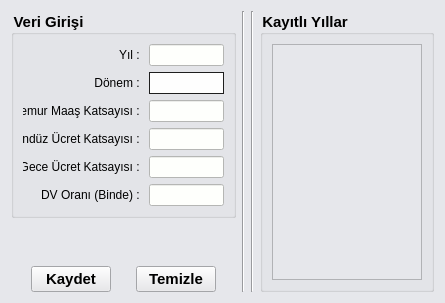
<?xml version="1.0" encoding="UTF-8"?>
<ui version="4.0">
 <class>Form</class>
 <widget class="QWidget" name="Form">
  <property name="geometry">
   <rect>
    <x>0</x>
    <y>0</y>
    <width>445</width>
    <height>303</height>
   </rect>
  </property>
  <property name="font">
   <font>
    <pointsize>11</pointsize>
    <weight>75</weight>
    <bold>true</bold>
   </font>
  </property>
  <property name="windowTitle">
   <string>Form</string>
  </property>
  <property name="styleSheet">
   <string notr="true">/*Copyright (c) DevSec Studio. All rights reserved.

MIT License

Permission is hereby granted, free of charge, to any person obtaining a copy
of this software and associated documentation files (the &quot;Software&quot;), to deal
in the Software without restriction, including without limitation the rights
to use, copy, modify, merge, publish, distribute, sublicense, and/or sell
copies of the Software, and to permit persons to whom the Software is
furnished to do so, subject to the following conditions:

The above copyright notice and this permission notice shall be included in all
copies or substantial portions of the Software.

THE SOFTWARE IS PROVIDED *AS IS*, WITHOUT WARRANTY OF ANY KIND, EXPRESS OR
IMPLIED, INCLUDING BUT NOT LIMITED TO THE WARRANTIES OF MERCHANTABILITY,
FITNESS FOR A PARTICULAR PURPOSE AND NONINFRINGEMENT. IN NO EVENT SHALL THE
AUTHORS OR COPYRIGHT HOLDERS BE LIABLE FOR ANY CLAIM, DAMAGES OR OTHER
LIABILITY, WHETHER IN AN ACTION OF CONTRACT, TORT OR OTHERWISE, ARISING FROM,
OUT OF OR IN CONNECTION WITH THE SOFTWARE OR THE USE OR OTHER DEALINGS IN THE SOFTWARE.
*/

QWidget{
	background-color: #e6e7eb;
}

/*-----QLabel-----*/
QLabel
{
	background-color: transparent;
	color: #000000;
	border-color: #000000;

}


/*-----QMenuBar-----*/
QMenuBar
{
	background-color: #d6e1f0;
	color: #000;

}


QMenuBar::disabled
{
	background-color: #404040;
	color: #656565;
	border-color: #051a39;

}


QMenuBar::item
{
    background-color: transparent;

}


QMenuBar::item:selected
{
    background-color: #a7dfff;
	color: #000;

}


QMenuBar::item:pressed
{
    background-color: #98daff;
    border: 1px solid #000;
    margin-bottom: -1px;
    padding-bottom: 1px;

}


/*-----QMenu-----*/
QMenu
{
    background-color: #beccde;
    border: 1px solid;
    color: #000;

}


QMenu QWidget{
	background-color: transparent;

}


QMenu::separator
{
    height: 1px;
    background-color: #6d8eff;
    color: #ffffff;
    padding-left: 4px;
    margin-left: 10px;
    margin-right: 5px;

}


QMenu::item
{
    min-width : 150px;
    padding: 3px 20px 3px 20px;

}


QMenu::item:selected
{
    background-color: #d6e1f0;
    color: #000;

}


QMenu::item:disabled
{
    color: #262626;

}


/*-----QToolBar-----*/
QToolBar
{
	background-color: #d6e1f0;
	color: #ffffff;
	border-color: #000000;

}


/*-----QToolButton-----*/
QToolButton
{
	background-color: #d6e1f0;
	color: #ffffff;
	border-color: #000000;

}


QToolButton::hover
{
	background-color: #f0f5f3;
	color: #ffffff;
	border: none;

}


QToolButton::checked:hover
{
	background-color: #5cc4ff;
	color: #ffffff;
	border: none;

}


QToolButton::pressed
{
	background-color: #5cc4ff;
	color: #ffffff;
	border: none;

}


QToolButton::checked
{
	background-color: #5cc4ff;
	color: #ffffff;
	border: none;
	show-decoration-selected: 0;
	outline: 0;

}


/*-----QToolTip-----*/
QToolTip
{
    border: 1px solid black;
    background-color: #b2c1d5;
    border-radius: 0px;
    color: #000;
}


/*-----QLineEdit-----*/
QLineEdit{
	background-color: #fefffc;
	color: #000;

}


/*-----QTextEdit-----*/
QTableWidget{
	background-color: #fff;
	padding: 10px;
	
}


/*-----QComboBox-----*/
QComboBox
{
    background-color: #fefefe;
    border: 1px solid #1e1e1e;
    border-radius: 0px;
    padding-left: 6px;
    color: #000;
    height: 20px;

}


QComboBox:on
{
	background-color: #fefefe;

}


QComboBox QAbstractItemView
{
    background-color: #dcdcdf;
    color: #000;
    border: 1px solid black;
    selection-background-color: #217346;
    selection-color: #dcdcdf;
    outline: 0;

}


QComboBox::drop-down
{
    subcontrol-origin: padding;
    subcontrol-position: top right;
    width: 15px;
    border-left-width: 0px;
    border-left-color: darkgray;
    border-left-style: solid; 
    border-top-right-radius: 3px; 
    border-bottom-right-radius: 3px;

}


QComboBox::down-arrow
{
	image: url(&quot;./ressources/down_arrow.png&quot;);
	width:8px;
	height:8px;

}


/*-----QSpinBox-----*/
QSpinBox
{
    background-color: #fefefe;
    border-width: 1px;
    border-color: #1e1e1e;
    border-style: solid;
    color: #000;
    padding: 2px;
    selection-background-color: #4e4e8f;

}


QSpinBox::up-button, 
QSpinBox::down-button
{
    background-color: #fefefe;

}


QSpinBox::up-button:hover, 
QSpinBox::down-button:hover
{
    background-color: #fefefe;

}


QSpinBox::up-button:pressed, 
QSpinBox::down-button:pressed
{
    background-color: #ebebeb;
    border: 1px solid #ebebeb;

}


QSpinBox::down-arrow
{
    image: url(&quot;./ressources/down_arrow.png&quot;);
    width: 7px;

}


QSpinBox::up-arrow
{
    image: url(&quot;./ressources/up_arrow.png&quot;);
    width: 7px;

}


/*-----QSlider-----*/
QSlider 
{
    background-color: transparent;
    padding: 2px;

}

QSlider::groove:horizontal 
{
	subcontrol-origin: content;
	background-color: transparent;
	height: 15px;

}

QSlider::handle:horizontal 
{
    background-color: #4ebfff;
    width: 15px;
    border-radius: 7px;

}

QSlider::sub-page:horizontal 
{
    background-color: #999;
    margin: 5px;
    border-radius: 5px;

}

QSlider::add-page:horizontal 
{
    background-color: #666;
    margin: 5px;
    border-radius: 5px;

}


/*-----QScrollBar-----*/
QScrollBar:horizontal 
{
    background-color: #beccde;
	border: 1px solid darkgray;
    height: 15px;

}


QScrollBar::handle:horizontal 
{
    border: 1px solid gray;
	min-width: 100px;
    background-color: #e6edf6;

}


QScrollBar::add-line:horizontal, 
QScrollBar::sub-line:horizontal,
QScrollBar::add-page:horizontal, 
QScrollBar::sub-page:horizontal 
{
    width: 0px;
    background-color: transparent;

}


QScrollBar:vertical 
{
    background-color: #beccde;
	border: 1px solid darkgray;
    width: 14px;

}


QScrollBar::handle:vertical 
{
    border: 1px solid gray;
	min-height: 100px;
    background-color: #e6edf6;

}


QScrollBar::add-line:vertical, 
QScrollBar::sub-line:vertical,
QScrollBar::add-page:vertical, 
QScrollBar::sub-page:vertical 
{
    height: 0px;
    background-color: transparent;

}


/*-----QStatusBar-----*/
QStatusBar
{
	background-color: #d6e1f0;
	color: #000000;
	border-color: #000000;

}


</string>
  </property>
  <layout class="QGridLayout" name="gridLayout_3">
   <item row="0" column="0">
    <layout class="QHBoxLayout" name="horizontalLayout_8">
     <item>
      <layout class="QVBoxLayout" name="verticalLayout_2">
       <item>
        <widget class="QGroupBox" name="groupBox_2">
         <property name="title">
          <string>Veri Girişi</string>
         </property>
         <layout class="QGridLayout" name="gridLayout_2">
          <item row="0" column="0">
           <layout class="QVBoxLayout" name="verticalLayout">
            <item>
             <layout class="QHBoxLayout" name="horizontalLayout" stretch="0,0">
              <item>
               <widget class="QLabel" name="label">
                <property name="minimumSize">
                 <size>
                  <width>120</width>
                  <height>0</height>
                 </size>
                </property>
                <property name="text">
                 <string>Yıl : </string>
                </property>
                <property name="alignment">
                 <set>Qt::AlignRight|Qt::AlignTrailing|Qt::AlignVCenter</set>
                </property>
               </widget>
              </item>
              <item>
               <widget class="QLineEdit" name="le_year"/>
              </item>
             </layout>
            </item>
            <item>
             <layout class="QHBoxLayout" name="horizontalLayout_2" stretch="0,0">
              <item>
               <widget class="QLabel" name="label_6">
                <property name="minimumSize">
                 <size>
                  <width>120</width>
                  <height>0</height>
                 </size>
                </property>
                <property name="text">
                 <string>Dönem : </string>
                </property>
                <property name="alignment">
                 <set>Qt::AlignRight|Qt::AlignTrailing|Qt::AlignVCenter</set>
                </property>
               </widget>
              </item>
              <item>
               <widget class="QComboBox" name="cmb_period"/>
              </item>
             </layout>
            </item>
            <item>
             <layout class="QHBoxLayout" name="horizontalLayout_3" stretch="0,0">
              <item>
               <widget class="QLabel" name="label_2">
                <property name="minimumSize">
                 <size>
                  <width>120</width>
                  <height>0</height>
                 </size>
                </property>
                <property name="text">
                 <string>Memur Maaş Katsayısı : </string>
                </property>
                <property name="alignment">
                 <set>Qt::AlignRight|Qt::AlignTrailing|Qt::AlignVCenter</set>
                </property>
               </widget>
              </item>
              <item>
               <widget class="QLineEdit" name="le_staff_coefficient"/>
              </item>
             </layout>
            </item>
            <item>
             <layout class="QHBoxLayout" name="horizontalLayout_4" stretch="0,0">
              <item>
               <widget class="QLabel" name="label_4">
                <property name="minimumSize">
                 <size>
                  <width>120</width>
                  <height>0</height>
                 </size>
                </property>
                <property name="text">
                 <string>Gündüz Ücret Katsayısı : </string>
                </property>
                <property name="alignment">
                 <set>Qt::AlignRight|Qt::AlignTrailing|Qt::AlignVCenter</set>
                </property>
               </widget>
              </item>
              <item>
               <widget class="QLineEdit" name="le_day_price_coefficient"/>
              </item>
             </layout>
            </item>
            <item>
             <layout class="QHBoxLayout" name="horizontalLayout_5" stretch="0,0">
              <item>
               <widget class="QLabel" name="label_5">
                <property name="minimumSize">
                 <size>
                  <width>120</width>
                  <height>0</height>
                 </size>
                </property>
                <property name="text">
                 <string>Gece Ücret Katsayısı : </string>
                </property>
                <property name="alignment">
                 <set>Qt::AlignRight|Qt::AlignTrailing|Qt::AlignVCenter</set>
                </property>
               </widget>
              </item>
              <item>
               <widget class="QLineEdit" name="le_night_price_coefficient"/>
              </item>
             </layout>
            </item>
            <item>
             <layout class="QHBoxLayout" name="horizontalLayout_6" stretch="0,0">
              <item>
               <widget class="QLabel" name="label_3">
                <property name="minimumSize">
                 <size>
                  <width>120</width>
                  <height>0</height>
                 </size>
                </property>
                <property name="text">
                 <string>DV Oranı (Binde) : </string>
                </property>
                <property name="alignment">
                 <set>Qt::AlignRight|Qt::AlignTrailing|Qt::AlignVCenter</set>
                </property>
               </widget>
              </item>
              <item>
               <widget class="QLineEdit" name="le_tax_rate"/>
              </item>
             </layout>
            </item>
           </layout>
          </item>
         </layout>
        </widget>
       </item>
       <item>
        <spacer name="verticalSpacer">
         <property name="orientation">
          <enum>Qt::Vertical</enum>
         </property>
         <property name="sizeHint" stdset="0">
          <size>
           <width>20</width>
           <height>40</height>
          </size>
         </property>
        </spacer>
       </item>
       <item>
        <layout class="QHBoxLayout" name="horizontalLayout_7">
         <item>
          <spacer name="horizontalSpacer">
           <property name="orientation">
            <enum>Qt::Horizontal</enum>
           </property>
           <property name="sizeHint" stdset="0">
            <size>
             <width>40</width>
             <height>20</height>
            </size>
           </property>
          </spacer>
         </item>
         <item>
          <widget class="QPushButton" name="btn_record">
           <property name="text">
            <string>Kaydet</string>
           </property>
          </widget>
         </item>
         <item>
          <spacer name="horizontalSpacer_2">
           <property name="orientation">
            <enum>Qt::Horizontal</enum>
           </property>
           <property name="sizeHint" stdset="0">
            <size>
             <width>40</width>
             <height>20</height>
            </size>
           </property>
          </spacer>
         </item>
         <item>
          <widget class="QPushButton" name="btn_clear">
           <property name="text">
            <string>Temizle</string>
           </property>
          </widget>
         </item>
         <item>
          <spacer name="horizontalSpacer_3">
           <property name="orientation">
            <enum>Qt::Horizontal</enum>
           </property>
           <property name="sizeHint" stdset="0">
            <size>
             <width>40</width>
             <height>20</height>
            </size>
           </property>
          </spacer>
         </item>
        </layout>
       </item>
      </layout>
     </item>
     <item>
      <widget class="Line" name="line">
       <property name="orientation">
        <enum>Qt::Vertical</enum>
       </property>
      </widget>
     </item>
     <item>
      <widget class="Line" name="line_2">
       <property name="orientation">
        <enum>Qt::Vertical</enum>
       </property>
      </widget>
     </item>
     <item>
      <widget class="QGroupBox" name="groupBox">
       <property name="title">
        <string>Kayıtlı Yıllar</string>
       </property>
       <layout class="QGridLayout" name="gridLayout">
        <item row="0" column="0">
         <widget class="QListWidget" name="lw_recorded_years">
          <property name="maximumSize">
           <size>
            <width>150</width>
            <height>16777215</height>
           </size>
          </property>
         </widget>
        </item>
       </layout>
      </widget>
     </item>
    </layout>
   </item>
  </layout>
 </widget>
 <resources/>
 <connections/>
</ui>
